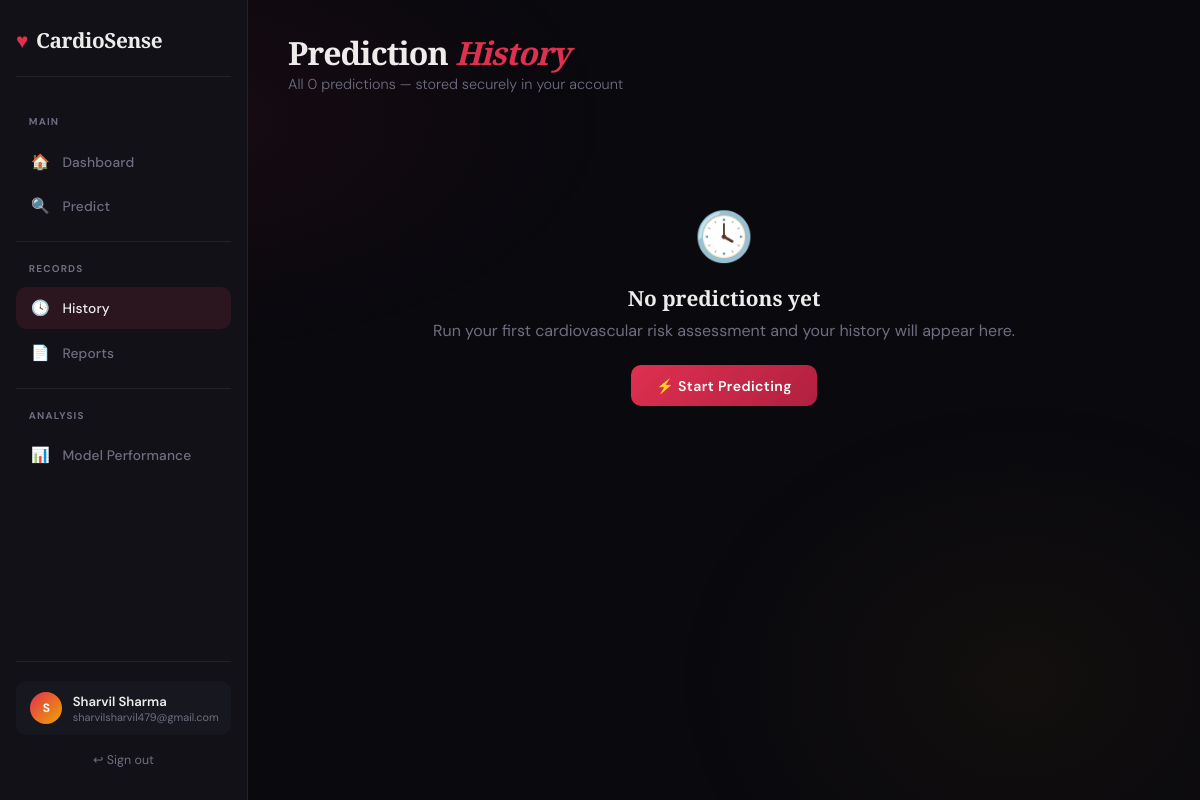
The page /history (signed in) on the database as committed earlier.
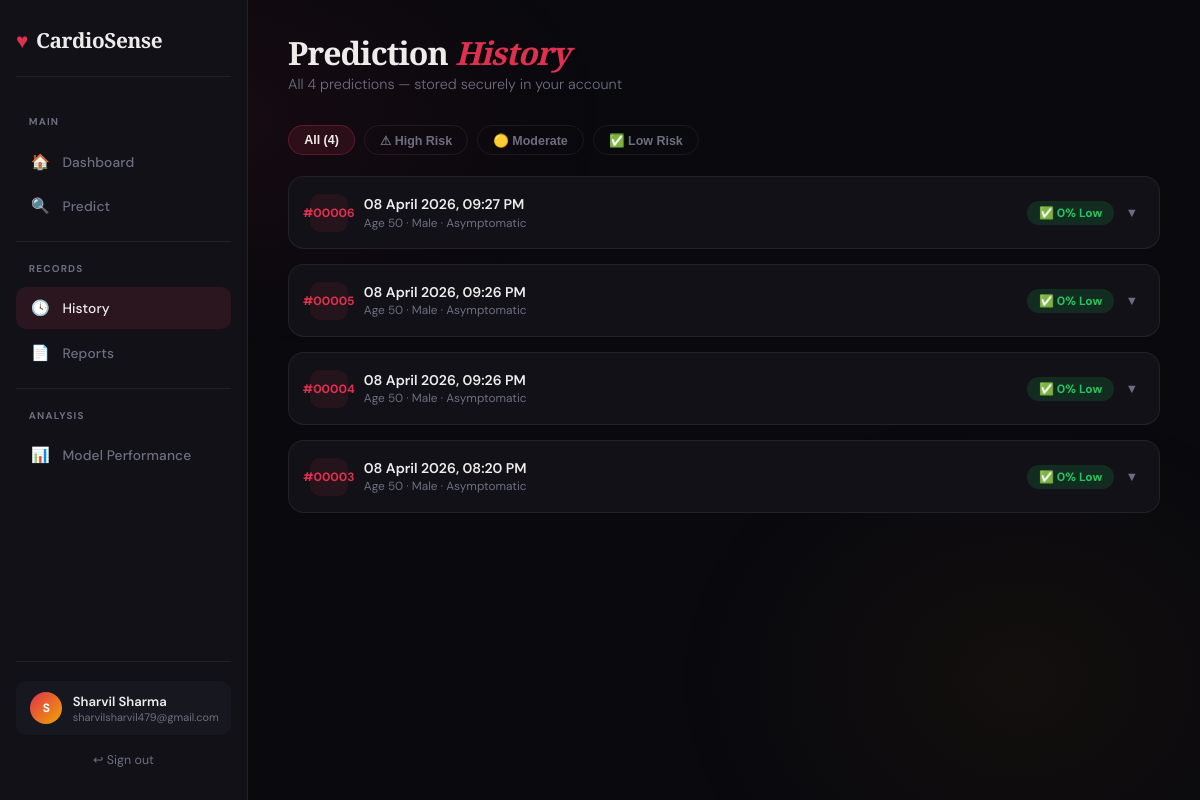
The same page on the database as committed later.
### app.py (models this page shows)
class Prediction(db.Model):
    id           = db.Column(db.Integer, primary_key=True)
    user_id      = db.Column(db.Integer, db.ForeignKey('user.id'), nullable=False)
    created_at   = db.Column(db.DateTime, default=datetime.utcnow)
    age          = db.Column(db.Integer)
    sex          = db.Column(db.Integer)
    chestpain    = db.Column(db.Integer)
    rbp          = db.Column(db.Integer)
    cholesterol  = db.Column(db.Integer)
    fasting_bs   = db.Column(db.Integer)
    ecg          = db.Column(db.Integer)
    max_hr       = db.Column(db.Integer)
    angina       = db.Column(db.Integer)
    oldpeak      = db.Column(db.Float)
    st_slope     = db.Column(db.Integer)
    risk_pct     = db.Column(db.Integer)
    risk_label   = db.Column(db.String(20))
    results_json = db.Column(db.Text)

### app.py (the view)
@app.route('/history')
@login_required
def history():
    preds = Prediction.query.filter_by(user_id=session['user_id'])\
                            .order_by(Prediction.created_at.desc()).all()
    return render_template('history.html', predictions=preds, name=session['name'])

### app.py (called while the page is built)
@app.template_filter('from_json')
def from_json_filter(value):
    if not value:
        return []
    try:
        return json.loads(value)
    except Exception:
        return []

def login_required(f):
    @wraps(f)
    def decorated(*args, **kwargs):
        if 'user_id' not in session:
            return redirect(url_for('login'))
        return f(*args, **kwargs)
    return decorated

### templates/history.html (shortened to what this page needs)
{% extends "base.html" %}
{% block content %}
<div class="page-header">
  <h1>Prediction <em>History</em></h1>
  <p>All {{ predictions|length }} prediction{{ 's' if predictions|length != 1 else '' }} — stored securely in your account</p>
</div>
{% if predictions %}
<div class="filter-bar">
  <button class="fb active" onclick="filt('all',this)">All ({{ predictions|length }})</button>
  <button class="fb" onclick="filt('high',this)">⚠ High Risk</button>
  <button class="fb" onclick="filt('moderate',this)">🟡 Moderate</button>
  <button class="fb" onclick="filt('low',this)">✅ Low Risk</button>
</div>
{% for p in predictions %}
{% set results_list = p.results_json | from_json %}
<div class="hcard" data-risk="{{ p.risk_label }}">
  <div class="hc-head" onclick="tog({{ loop.index }})">
    <div class="hc-num">#{{ '%05d' % p.id }}</div>
    <div class="hc-meta">
      <h4>{{ p.created_at.strftime('%d %B %Y, %I:%M %p') }}</h4>
      <p>
        Age {{ p.age }} &middot;
        {{ 'Male' if p.sex==0 else 'Female' }} &middot;
        {% if p.chestpain==0 %}Atypical Angina
        {% elif p.chestpain==1 %}Non-Anginal Pain
        {% elif p.chestpain==2 %}Asymptomatic
        {% else %}Typical Angina{% endif %}
      </p>
    </div>
    <div class="hc-right">
      <span class="risk-badge risk-{{ p.risk_label }}">
        {{ '⚠' if p.risk_label=='high' else ('🟡' if p.risk_label=='moderate' else '✅') }}
        {{ p.risk_pct }}% {{ p.risk_label|capitalize }}
      </span>
      <span class="chevron" id="chev{{ loop.index }}">▼</span>
    </div>
  </div>
</div>
{% endfor %}
{% else %}
<div class="empty">
  <span class="ei">🕓</span>
  <h3>No predictions yet</h3>
  <p style="margin-bottom:1.5rem">Run your first cardiovascular risk assessment and your history will appear here.</p>
  <a href="/predict" class="btn btn-primary">⚡ Start Predicting</a>
</div>
{% endif %}
{% endblock %}

Rows that differ between the two databases and show on the page:
added Prediction: id "00006", created_at "08 April 2026, 09:27 PM", age "50", sex "Male", chestpain "Asymptomatic", risk_label "✅", risk_pct "0", risk_label "Low"
added Prediction: id "00005", created_at "08 April 2026, 09:26 PM", age "50", sex "Male", chestpain "Asymptomatic", risk_label "✅", risk_pct "0", risk_label "Low"
added Prediction: id "00004", created_at "08 April 2026, 09:26 PM", age "50", sex "Male", chestpain "Asymptomatic", risk_label "✅", risk_pct "0", risk_label "Low"
added Prediction: id "00003", created_at "08 April 2026, 08:20 PM", age "50", sex "Male", chestpain "Asymptomatic", risk_label "✅", risk_pct "0", risk_label "Low"
Other text that changed with them:
{{ predictions|length }}: "0" → "4"
{{ predictions|length }}: (not shown) → "4"
text no longer shown: "🕓 No predictions yet Run your first cardiovascular risk assessment and your history will appear here. ⚡ Start Predicting"
text now shown: "All ( ) ⚠ High Risk 🟡 Moderate ✅ Low Risk"
